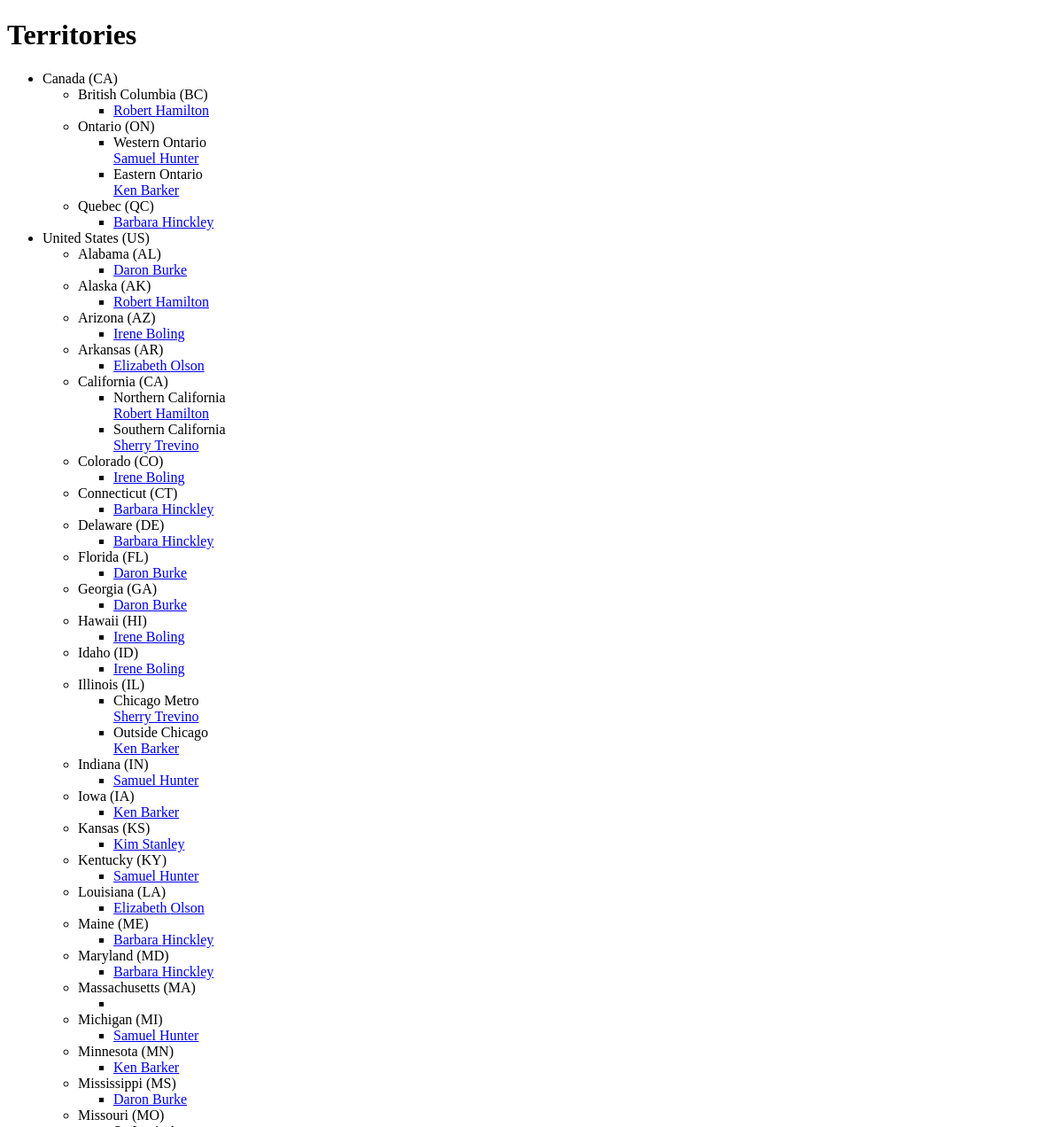
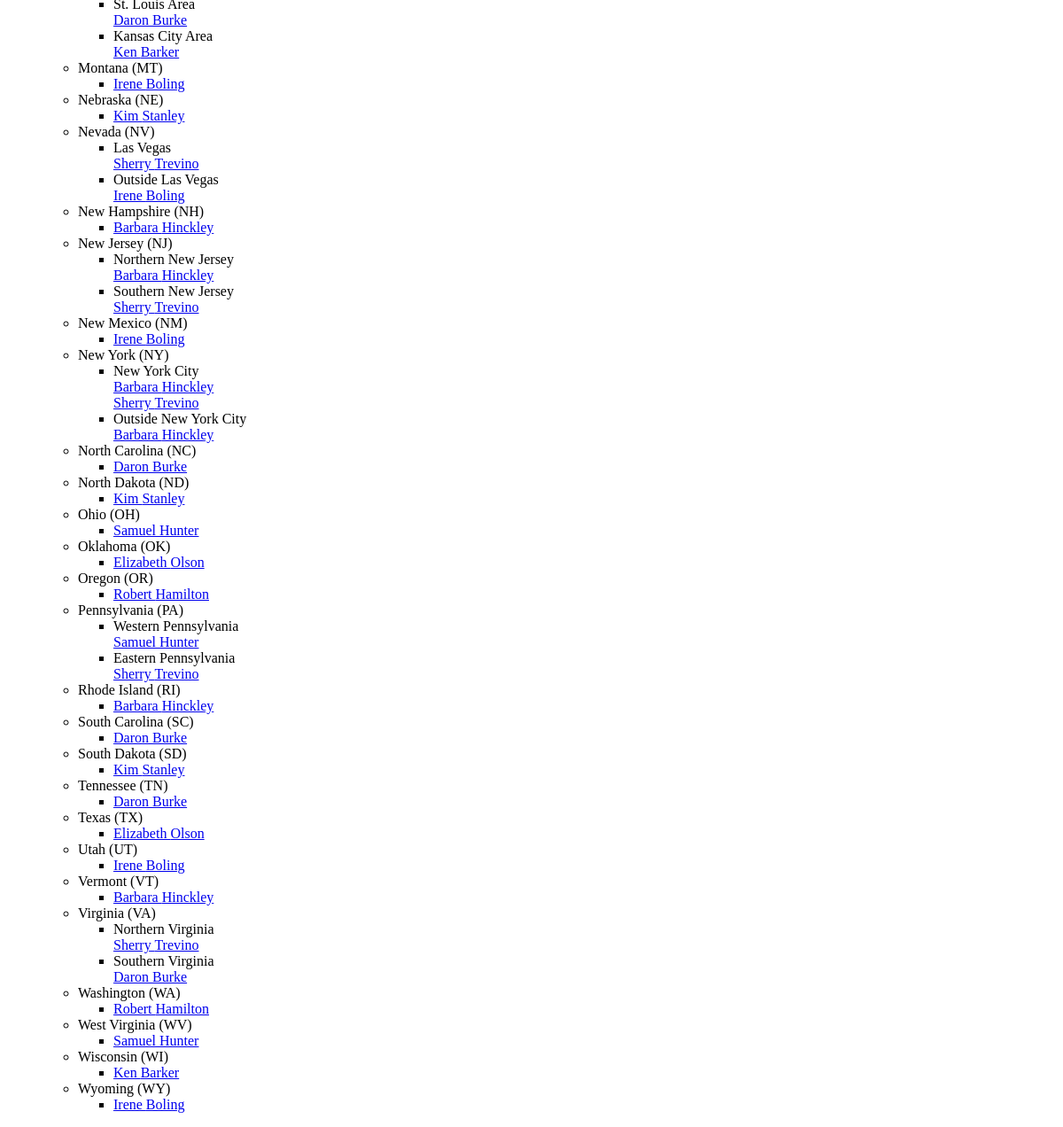
Before: /territories.php with the older database file (2 pictures, top to bottom).
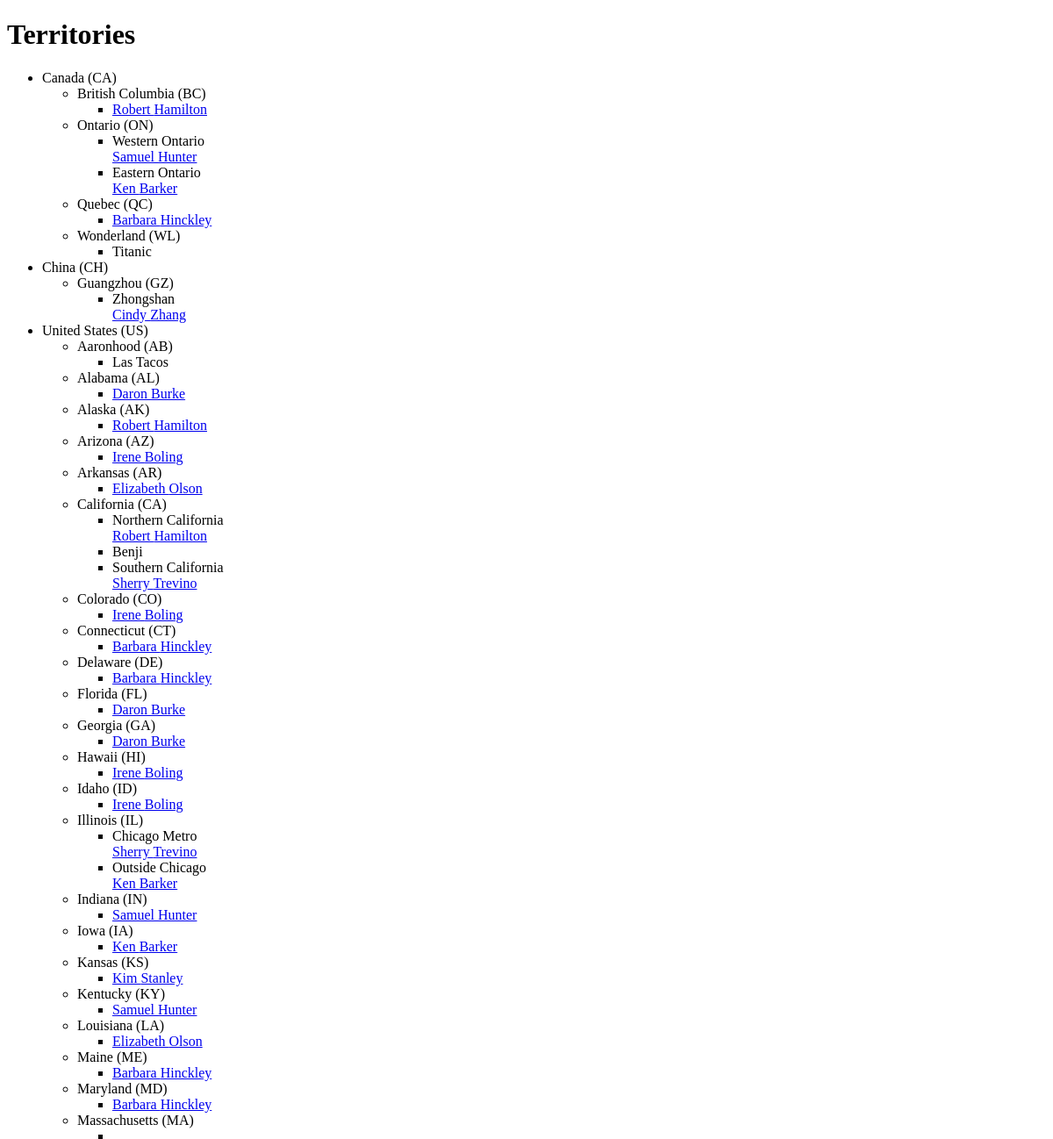
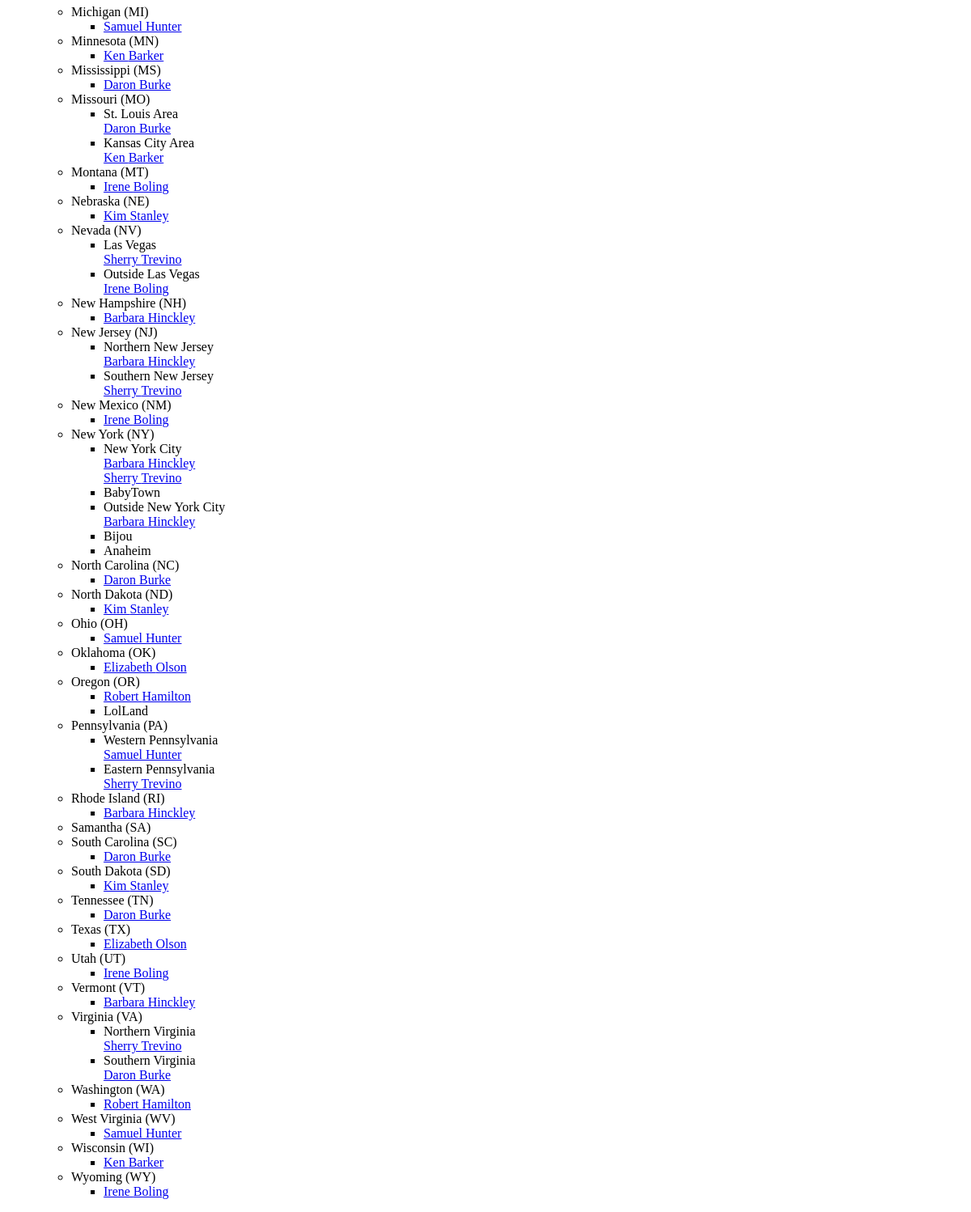
After: the same page with the newer database file (2 pictures, top to bottom).
### tables this page shows
CREATE TABLE `countries` (
  `id` int(11) NOT NULL AUTO_INCREMENT,
  `name` varchar(255) DEFAULT NULL,
  `code` varchar(255) DEFAULT NULL,
  PRIMARY KEY (`id`)
);

CREATE TABLE `states` (
  `id` int(11) NOT NULL AUTO_INCREMENT,
  `name` varchar(255) DEFAULT NULL,
  `code` varchar(255) DEFAULT NULL,
  `country_id` int(11) DEFAULT NULL,
  PRIMARY KEY (`id`),
  KEY `fk_country_id` (`country_id`)
);

CREATE TABLE `salespeople` (
  `id` int(11) NOT NULL AUTO_INCREMENT,
  `first_name` varchar(255) DEFAULT NULL,
  `last_name` varchar(255) DEFAULT NULL,
  `phone` varchar(255) DEFAULT NULL,
  `email` varchar(255) DEFAULT NULL,
  PRIMARY KEY (`id`)
);

CREATE TABLE `territories` (
  `id` int(11) NOT NULL AUTO_INCREMENT,
  `name` varchar(255) DEFAULT NULL,
  `state_id` int(11) DEFAULT NULL,
  `position` int(11) DEFAULT NULL,
  PRIMARY KEY (`id`),
  KEY `state_id` (`state_id`)
);

### private/query_functions.php (called while the page is built, shortened)
<?php
  function find_all_countries() {
    global $db;
    $sql = "SELECT * FROM countries ORDER BY name ASC;";
    $country_result = db_query($db, $sql);
    return $country_result;
  }
  function find_states_for_country_id($country_id=0) {
    global $db;
    $sql = "SELECT * FROM states ";
    $sql .= "WHERE country_id='" . $country_id . "' ";
    $sql .= "ORDER BY name ASC;";
    $state_result = db_query($db, $sql);
    return $state_result;
  }
  function find_territories_for_state_id($state_id=0) {
    global $db;
    $sql = "SELECT * FROM territories ";
    $sql .= "WHERE state_id='" . $state_id . "' ";
    $sql .= "ORDER BY position ASC;";
    $territory_result = db_query($db, $sql);
    return $territory_result;
  }
  function find_salespeople_for_territory_id($territory_id=0) {
    global $db;
    $sql = "SELECT * FROM salespeople ";
    $sql .= "LEFT JOIN salespeople_territories
              ON (salespeople_territories.salesperson_id = salespeople.id) ";
    $sql .= "WHERE salespeople_territories.territory_id='" . $territory_id . "' ";
    $sql .= "ORDER BY last_name ASC, first_name ASC;";
    $salespeople_result = db_query($db, $sql);
    return $salespeople_result;
  }
?>

### private/database.php (called while the page is built, shortened)
<?php
  function db_query($connection, $sql) {
    $result_set = mysqli_query($connection, $sql);
    return $result_set;
  }
  function db_fetch_assoc($result_set) {
    return mysqli_fetch_assoc($result_set);
  }
?>

### private/functions.php (called while the page is built, shortened)
<?php
  function h($string="") {
    return htmlspecialchars($string);
  }
  function u($string="") {
    return urlencode($string);
  }
?>

### public/territories.php (the view, shortened to what this page needs)
<?php include(SHARED_PATH . '/header.php'); ?>
<div id="main-content">
  <h1>Territories</h1>
  <?php
  $country_result = find_all_countries();
  echo "<ul id=\"countries\">";
  while($country = db_fetch_assoc($country_result)) {
    echo "<li>";
    echo h($country['name']);
    echo " (" . h($country['code']) . ")";
    $state_result = find_states_for_country_id($country['id']);
    echo "<ul id=\"states\">";
    while($state = db_fetch_assoc($state_result)) {
      echo "<li>";
      echo h($state['name']);
      echo " (" . h($state['code']) . ")";
      $territory_result = find_territories_for_state_id($state['id']);
      echo "<ul id=\"territories\">";
      while($territory = db_fetch_assoc($territory_result)) {
        echo "<li>";
        if($territory['name'] != $state['name']) {
          echo h($territory['name']) . "<br />";
        }
        $salespeople_result = find_salespeople_for_territory_id($territory['id']);
        while($person = db_fetch_assoc($salespeople_result)) {
          echo "<span class=\"salesperson\">";
          $url = 'salesperson.php?id=' . u($person['id']);
          echo "<a href=\"" . h($url) . "\">";
          echo h($person['first_name']) . " " . h($person['last_name']);
          echo "</a>";
          echo "</span>";
          echo "<br />";
        }
        echo "</li>";
      }
      echo "</ul>";
      echo "</li>";
    }
    echo "</ul>";
    echo "</li>";
  }
  echo "</ul>";
  ?>
</div>
<?php include(SHARED_PATH . '/footer.php'); ?>

Changed rows visible on the page:
added states: name "Wonderland", code "WL", shown under countries "Canada"
added territories: name "Titanic", shown under "Wonderland"
added countries: name "China", code "CH"
added states: name "Guangzhou", code "GZ", shown under "China"
added territories: name "Zhongshan", shown under "Guangzhou"
added salespeople: first_name "Cindy", last_name "Zhang", shown under "Zhongshan"
added states: name "Aaronhood", code "AB", shown under countries "United States"
added territories: name "Las Tacos", shown under "Aaronhood"
added territories: name "Benji", shown under states "California"
added territories: name "BabyTown", shown under states "New York"
added territories: name "Bijou", shown under states "New York"
added territories: name "Anaheim", shown under states "New York"
added territories: name "LolLand", shown under states "Oregon"
added states: name "Samantha", code "SA", shown under countries "United States"
